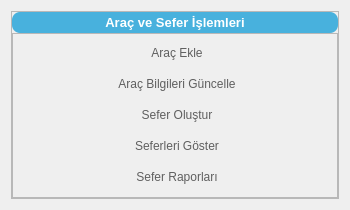
<?xml version="1.0" encoding="UTF-8"?>
<ui version="4.0">
 <class>Form</class>
 <widget class="QWidget" name="Form">
  <property name="geometry">
   <rect>
    <x>0</x>
    <y>0</y>
    <width>350</width>
    <height>210</height>
   </rect>
  </property>
  <property name="minimumSize">
   <size>
    <width>350</width>
    <height>210</height>
   </size>
  </property>
  <property name="maximumSize">
   <size>
    <width>350</width>
    <height>210</height>
   </size>
  </property>
  <property name="windowTitle">
   <string>Form</string>
  </property>
  <layout class="QVBoxLayout" name="verticalLayout_2">
   <item>
    <widget class="QFrame" name="frameVehicleAndTrip">
     <property name="frameShape">
      <enum>QFrame::StyledPanel</enum>
     </property>
     <property name="frameShadow">
      <enum>QFrame::Raised</enum>
     </property>
     <layout class="QVBoxLayout" name="verticalLayout">
      <property name="spacing">
       <number>0</number>
      </property>
      <property name="leftMargin">
       <number>0</number>
      </property>
      <property name="topMargin">
       <number>0</number>
      </property>
      <property name="rightMargin">
       <number>0</number>
      </property>
      <property name="bottomMargin">
       <number>0</number>
      </property>
      <item>
       <widget class="QPushButton" name="pushButtonVehicleAndTripOperation">
        <property name="font">
         <font>
          <family>Segoe UI</family>
          <pointsize>10</pointsize>
          <weight>75</weight>
          <italic>false</italic>
          <bold>true</bold>
         </font>
        </property>
        <property name="styleSheet">
         <string notr="true">QPushButton {
    background-color: #48B1DD;
    color: white;
    border: none;
    border-radius: 8px;
    padding: 3px 5px 3px 5px;
    font: bold 10pt &quot;Segoe UI&quot;;
    text-align: center;
}

</string>
        </property>
        <property name="text">
         <string>Araç ve Sefer İşlemleri</string>
        </property>
        <property name="checkable">
         <bool>true</bool>
        </property>
       </widget>
      </item>
      <item>
       <widget class="QFrame" name="frameVehicleAndTripDropDown">
        <property name="styleSheet">
         <string notr="true">QPushButton {
    background-color: transparent;
    color: #5F5F5F;
    border-radius: 6px;
    padding: 5px 10px 5px 14px;
    font: 9pt &quot;Segoe UI&quot;;
    qproperty-icon: url(:/icons/arrow-down-dark.svg);
    qproperty-iconSize: 11px 11px;
    text-align: center;
}
QPushButton:pressed {
    qproperty-icon: url(:/icons/arrow-up-dark.svg);
    background-color: #e6e6e6;
}
QPushButton:hover {
    background-color: #e0e0e0;
}
</string>
        </property>
        <property name="frameShape">
         <enum>QFrame::StyledPanel</enum>
        </property>
        <property name="frameShadow">
         <enum>QFrame::Raised</enum>
        </property>
        <layout class="QVBoxLayout" name="verticalLayout_6">
         <property name="spacing">
          <number>0</number>
         </property>
         <property name="leftMargin">
          <number>0</number>
         </property>
         <property name="topMargin">
          <number>0</number>
         </property>
         <property name="rightMargin">
          <number>0</number>
         </property>
         <property name="bottomMargin">
          <number>0</number>
         </property>
         <item>
          <widget class="QPushButton" name="pushButtonAddVehicle">
           <property name="text">
            <string>Araç Ekle</string>
           </property>
          </widget>
         </item>
         <item>
          <widget class="QPushButton" name="pushButtonUpdateVehicle">
           <property name="text">
            <string>Araç Bilgileri Güncelle</string>
           </property>
          </widget>
         </item>
         <item>
          <widget class="QPushButton" name="pushButtonCreateTrip">
           <property name="text">
            <string>Sefer Oluştur</string>
           </property>
          </widget>
         </item>
         <item>
          <widget class="QPushButton" name="pushButtonShowTrip">
           <property name="text">
            <string>Seferleri Göster</string>
           </property>
          </widget>
         </item>
         <item>
          <widget class="QPushButton" name="pushButtonReportTrip">
           <property name="text">
            <string>Sefer Raporları</string>
           </property>
          </widget>
         </item>
        </layout>
       </widget>
      </item>
     </layout>
    </widget>
   </item>
  </layout>
 </widget>
 <resources/>
 <connections/>
</ui>
